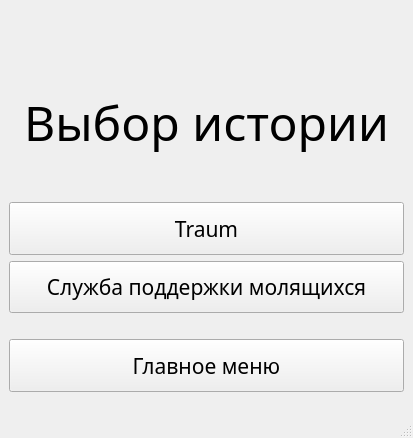
<?xml version="1.0" encoding="UTF-8"?>
<ui version="4.0">
 <class>ChoosingStory</class>
 <widget class="QMainWindow" name="ChoosingStory">
  <property name="windowModality">
   <enum>Qt::NonModal</enum>
  </property>
  <property name="geometry">
   <rect>
    <x>0</x>
    <y>0</y>
    <width>413</width>
    <height>438</height>
   </rect>
  </property>
  <property name="sizePolicy">
   <sizepolicy hsizetype="Expanding" vsizetype="Expanding">
    <horstretch>0</horstretch>
    <verstretch>0</verstretch>
   </sizepolicy>
  </property>
  <property name="windowTitle">
   <string>Текстовые квесты</string>
  </property>
  <widget class="QWidget" name="centralwidget">
   <layout class="QVBoxLayout" name="verticalLayout">
    <item>
     <spacer name="verticalSpacer_3">
      <property name="orientation">
       <enum>Qt::Vertical</enum>
      </property>
      <property name="sizeType">
       <enum>QSizePolicy::Preferred</enum>
      </property>
      <property name="sizeHint" stdset="0">
       <size>
        <width>20</width>
        <height>40</height>
       </size>
      </property>
     </spacer>
    </item>
    <item>
     <spacer name="verticalSpacer_5">
      <property name="orientation">
       <enum>Qt::Vertical</enum>
      </property>
      <property name="sizeType">
       <enum>QSizePolicy::Preferred</enum>
      </property>
      <property name="sizeHint" stdset="0">
       <size>
        <width>20</width>
        <height>40</height>
       </size>
      </property>
     </spacer>
    </item>
    <item>
     <widget class="QLabel" name="label">
      <property name="font">
       <font>
        <family>Segoe Print</family>
        <pointsize>36</pointsize>
        <italic>false</italic>
       </font>
      </property>
      <property name="text">
       <string>&lt;html&gt;&lt;head/&gt;&lt;body&gt;&lt;p align=&quot;center&quot;&gt;Выбор истории&lt;/p&gt;&lt;/body&gt;&lt;/html&gt;</string>
      </property>
     </widget>
    </item>
    <item>
     <spacer name="verticalSpacer_4">
      <property name="orientation">
       <enum>Qt::Vertical</enum>
      </property>
      <property name="sizeType">
       <enum>QSizePolicy::Preferred</enum>
      </property>
      <property name="sizeHint" stdset="0">
       <size>
        <width>20</width>
        <height>40</height>
       </size>
      </property>
     </spacer>
    </item>
    <item>
     <widget class="QPushButton" name="pushButton">
      <property name="sizePolicy">
       <sizepolicy hsizetype="Preferred" vsizetype="Preferred">
        <horstretch>0</horstretch>
        <verstretch>0</verstretch>
       </sizepolicy>
      </property>
      <property name="font">
       <font>
        <family>Segoe Print</family>
        <pointsize>16</pointsize>
        <italic>false</italic>
       </font>
      </property>
      <property name="cursor">
       <cursorShape>PointingHandCursor</cursorShape>
      </property>
      <property name="text">
       <string>Traum</string>
      </property>
      <property name="iconSize">
       <size>
        <width>16</width>
        <height>16</height>
       </size>
      </property>
     </widget>
    </item>
    <item>
     <widget class="QPushButton" name="pushButton_2">
      <property name="sizePolicy">
       <sizepolicy hsizetype="Preferred" vsizetype="Preferred">
        <horstretch>0</horstretch>
        <verstretch>0</verstretch>
       </sizepolicy>
      </property>
      <property name="font">
       <font>
        <family>Segoe Print</family>
        <pointsize>16</pointsize>
       </font>
      </property>
      <property name="cursor">
       <cursorShape>PointingHandCursor</cursorShape>
      </property>
      <property name="text">
       <string>Служба поддержки молящихся</string>
      </property>
     </widget>
    </item>
    <item>
     <spacer name="verticalSpacer_2">
      <property name="orientation">
       <enum>Qt::Vertical</enum>
      </property>
      <property name="sizeType">
       <enum>QSizePolicy::Fixed</enum>
      </property>
      <property name="sizeHint" stdset="0">
       <size>
        <width>20</width>
        <height>20</height>
       </size>
      </property>
     </spacer>
    </item>
    <item>
     <widget class="QPushButton" name="pushButton_3">
      <property name="sizePolicy">
       <sizepolicy hsizetype="Preferred" vsizetype="Preferred">
        <horstretch>0</horstretch>
        <verstretch>0</verstretch>
       </sizepolicy>
      </property>
      <property name="font">
       <font>
        <family>Segoe Print</family>
        <pointsize>16</pointsize>
       </font>
      </property>
      <property name="cursor">
       <cursorShape>PointingHandCursor</cursorShape>
      </property>
      <property name="text">
       <string>Главное меню</string>
      </property>
     </widget>
    </item>
    <item>
     <spacer name="verticalSpacer">
      <property name="orientation">
       <enum>Qt::Vertical</enum>
      </property>
      <property name="sizeType">
       <enum>QSizePolicy::Fixed</enum>
      </property>
      <property name="sizeHint" stdset="0">
       <size>
        <width>5</width>
        <height>15</height>
       </size>
      </property>
     </spacer>
    </item>
   </layout>
  </widget>
  <widget class="QMenuBar" name="menubar">
   <property name="geometry">
    <rect>
     <x>0</x>
     <y>0</y>
     <width>413</width>
     <height>21</height>
    </rect>
   </property>
  </widget>
  <widget class="QStatusBar" name="statusbar">
   <property name="sizeGripEnabled">
    <bool>true</bool>
   </property>
  </widget>
 </widget>
 <resources/>
 <connections/>
</ui>
